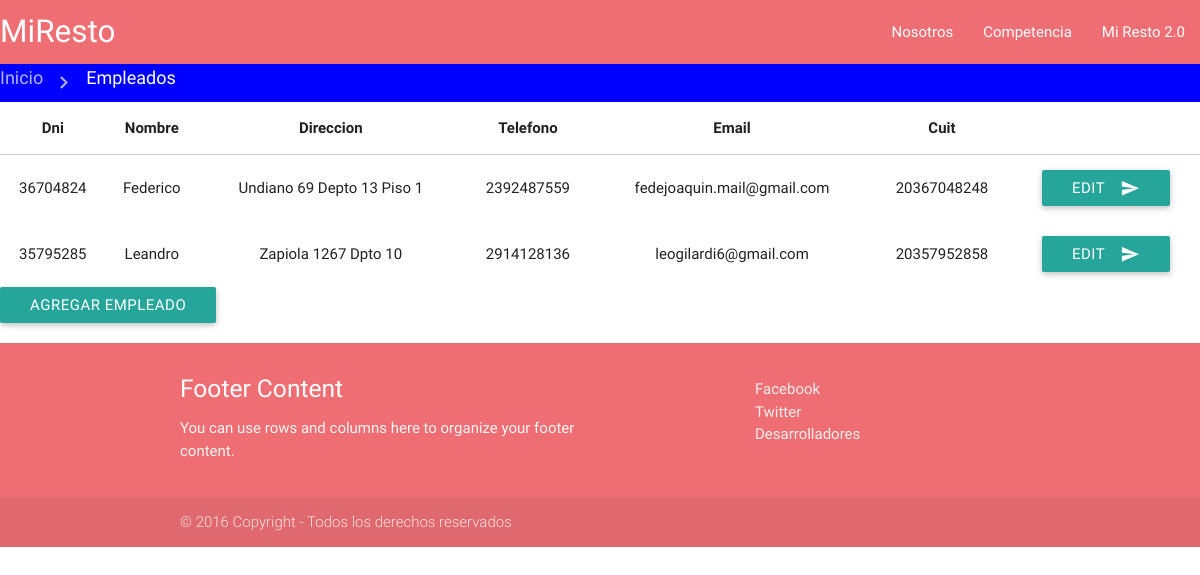
The page /index.php/empleados/abmempleado on the database as committed earlier.
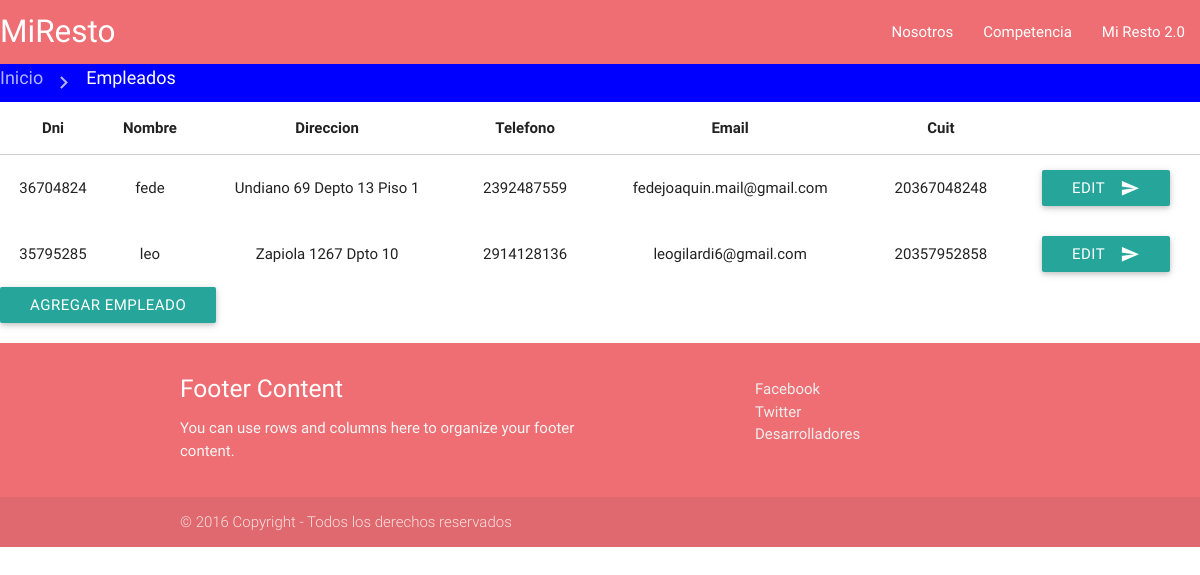
The same page on the database as committed later.
### tables this page shows
CREATE TABLE IF NOT EXISTS `empleados` (
  `id` int(10) unsigned NOT NULL,
  `dni` int(10) unsigned NOT NULL,
  `nombre` tinytext NOT NULL,
  `direccion` tinytext NOT NULL,
  `telefono` int(10) unsigned NOT NULL,
  `email` tinytext NOT NULL,
  `cuit` bigint(20) unsigned NOT NULL,
  `password` text NOT NULL
);

### application/controllers/Empleados.php (called while the page is built, shortened)
<?php
class Empleados extends CI_Controller {
        public function abmempleado(){
            $query = $this->db->query(
                'SELECT * FROM Empleados');
            $resultado = $query->result_array();
            $data['empleados'] = $resultado;
            $data['funcion'] = 'abmEmpleado';
            $this->load->view('vEmpleados', $data);
        }
}

### index.php (called while the page is built, shortened)
<?php
require_once BASEPATH.'core/CodeIgniter.php';

### application/views/empleados/abmEmpleado.phtml (the view)
<div class ="row ">
    <form name="tabla" action="" method="POST">
        <table class = "highlight centered responsive-table">
            <thead>
              <tr>
                  <th data-field="dni">Dni</th>
                  <th data-field="nombre">Nombre</th>
                  <th data-field="direccion">Direccion</th>
                  <th data-field="telefono">Telefono</th>
                  <th data-field="email">Email</th>
                  <th data-field="cuit">Cuit</th>
                  <th></th>
              </tr>
            </thead>
            <tbody>
              <?php	foreach ($empleados as $empleado) { ?>
                <tr>
                        <td><?php echo $empleado['dni']; ?></td>
                        <td><?php echo $empleado['nombre']; ?></td>
                        <td><?php echo $empleado['direccion']; ?></td>
                        <td><?php echo $empleado['telefono']; ?></td>
                        <td><?php echo $empleado['email']; ?></td>
                        <td><?php echo $empleado['cuit']; ?></td>
                        <td>
                            <button class="btn waves-effect waves-light" type="submit" name="action">
                                Edit <i class="material-icons right">send</i>
                            </button>
                        </td>
                    </tr>
                <?php } ?>
            </tbody>
        </table>
        <a href="<?php site_url()?>altaEmpleado" class="btn waves-effect waves-light">
            Agregar Empleado
        </a>
    </form>
</div>

### application/views/vEmpleados.php
<!DOCTYPE html>
<html>
<head>
    <?php include 'componentes/recursos.phtml'; ?>
</head>
    <body>
        <?php include 'componentes/botonera.phtml'; ?>
        <?php
            $ruta = array(
                array('Inicio',  site_url()),
                array('Empleados', site_url().'empleados')
            );
            include 'componentes/rutaSeguimiento.phtml'
        ?>
        <?php include '/empleados/'.$funcion.'.phtml'; ?>
        <?php include 'componentes/footer.phtml'; ?>
    </body>
</html>

### application/views/componentes/recursos.phtml (shortened to what this page needs)
<link href="<?php echo site_url() ?>css/materialize.css" rel="stylesheet" type="text/css"/>
<link href="<?php echo site_url() ?>css/Estilo.css" rel="stylesheet" type="text/css"/>
<link href="<?php echo site_url() ?>css/jquery-ui.min.css" rel="stylesheet" type="text/css"/>

### application/views/componentes/botonera.phtml (shortened to what this page needs)
<nav>
    <div class="nav-wrapper">
        <a href="<?php echo site_url()?>" class="brand-logo">MiResto</a>
        <ul class="right hide-on-med-and-down">
            <li><a href="<?php echo site_url()?>nosotros">Nosotros</a></li>
            <li><a href="<?php echo site_url()?>competencia">Competencia</a></li>
            <li><a href="<?php echo site_url()?>webresto">Mi Resto 2.0</a></li>
        </ul>
    </div>
</nav>

### application/views/componentes/rutaSeguimiento.phtml
<div class="rutaSeguimiento">
    <div class="nav-wrapper">
      <div class="col s12">
        <?php foreach ($ruta as $ref){
            $texto = $ref[0];
            $enlace = $ref[1];
            echo '<a href="'.$enlace.'" class="breadcrumb">'.$texto.'</a>';
        }?>
      </div>
    </div>
</div>

### application/views/componentes/footer.phtml
<footer class="page-footer">
    <div class="container">
        <div class="row">
            <div class="col l6 s12">
                <h5 class="white-text">Footer Content</h5>
                <p class="grey-text text-lighten-4">You can use rows and columns here to organize your footer content.</p>
            </div>
            <div class="col l4 offset-l2 s12">
                <ul>
                    <li><a class="grey-text text-lighten-3" href="http://www.facebook.com/miResto">Facebook</a></li>
                    <li><a class="grey-text text-lighten-3" href="http://www.twitter.com/miResto">Twitter</a></li>
                    <li><a class="grey-text text-lighten-3" href="http://www.cs.uns.edu.ar">Desarrolladores</a></li>
                </ul>
            </div>
        </div>
</div>
<div class="footer-copyright">
    <div class="container"> © 2016 Copyright - Todos los derechos reservados </div>
</div>
</footer>

### css/Estilo.css (style rules this page uses)
.rutaSeguimiento { background-color: blue; }

Rows that differ between the two databases and show on the page:
changed empleados "Undiano 69 Depto 13 Piso 1": nombre "Federico" → "fede"
changed empleados "Zapiola 1267 Dpto 10": nombre "Leandro" → "leo"
